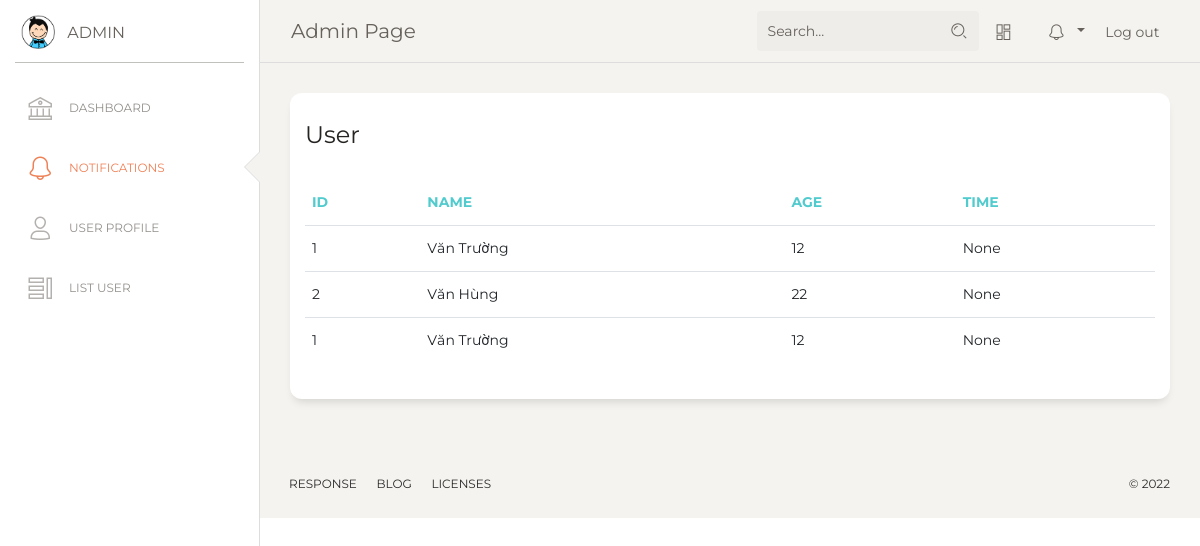
The app's page /home/notification (signed in), older data.
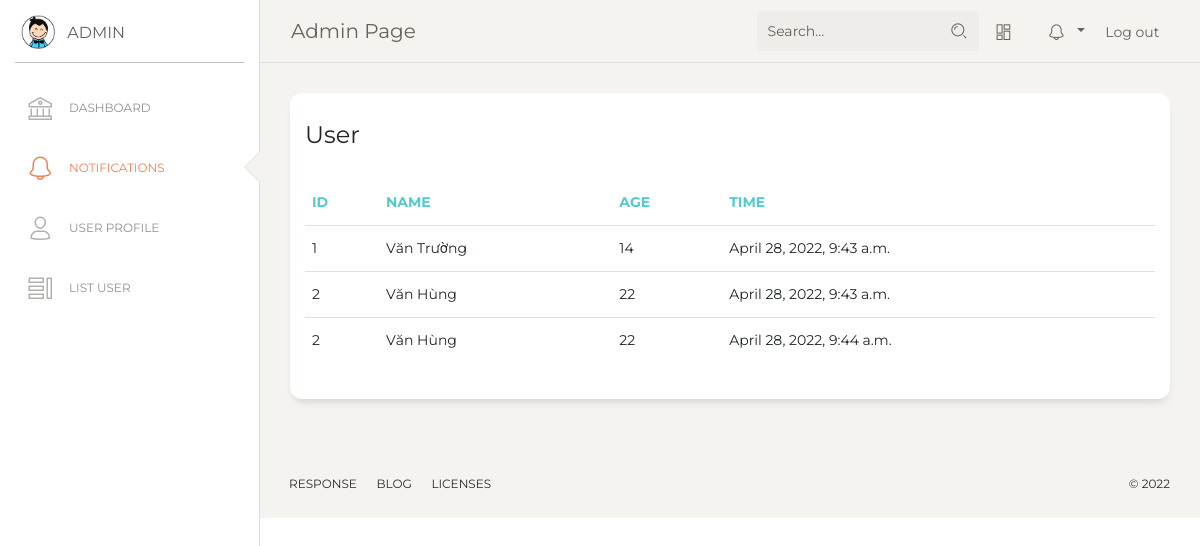
The same page, newer data.
### home/models.py (models this page shows)
class People(models.Model):
    ID = models.IntegerField(primary_key=True, null=False, default=0)
    Name = models.CharField(max_length=100,null=True)
    Age = models.IntegerField(null=True)
    Gender = models.IntegerField(null=True)
    RFID = models.CharField(max_length=15,null=True)
    RoleID = models.IntegerField(null=True)

class TimeRecord(models.Model):
    people = models.ForeignKey(People, on_delete=models.CASCADE)
    time = models.DateTimeField(null=False,default=datetime.datetime.now())

### home/views.py (the view)
# urls.py: path('home/notification', views.listNotification, name='notification')
def listNotification(request):
    if(request.session['role_id']):
        timerecord = TimeRecord.objects.all()
    else:
        timerecord = TimeRecord.objects.filter(people_id= request.session['people_id'])
    list =[]
    for i in timerecord:
        p = People.objects.get(pk=i.people_id)
        list.append({'ID':p.ID,"Name":p.Name,"Age":p.Age,"Time":i.time})
        print(i.time)
    return render(request, 'notification/notification.html', {"people": list})

### templates/notification/notification.html
{% extends 'home/base.html'%}
{% load static%}
 {% block sidebarblock%}
 <div class="sidebar-wrapper">
       <ul class="nav">
          <li>
            <a href="./dashboard">
              <i class="nc-icon nc-bank"></i>
              <p>Dashboard</p>
            </a>
          </li>
          <li class="active">
            <a href="{% url 'home:notification' %}">
              <i class="nc-icon nc-bell-55"></i>
              <p>Notifications</p>
            </a>
          </li>
          <li >
            <a href="{% url 'home:detail' request.session.people_id %}">
              <i class="nc-icon nc-single-02"></i>
              <p>User Profile</p>
            </a>
          </li>
          {% if request.session.role_id == 1 %}
          <li >
            <a href="{% url 'home:tablelist' %}">
              <i class="nc-icon nc-tile-56"></i>
              <p>List User </p>
            </a>
          </li>
          {% endif%}
        </ul>
      </div>
          {% endblock %}
{% block contentblock%}
<div class="content">
        <div class="row">
          <div class="col-md-12">
            <div class="card">
              <div class="card-header">
                <h4 class="card-title">User</h4>
              </div>
              <div class="card-body">
                <div class="table-responsive">
                  <table class="table">
                    <thead class=" text-primary">
                      <th>
                        ID
                      </th>
                      <th>
                        Name
                      </th>
                      <th>
                        Age
                      </th>
                      <th >
                        Time
                      </th>
                    </thead>
                    <tbody>
                    {% for item in people%}
                      <tr>
                        <td>
                          {{item.ID}}
                        </td>
                        <td>
                          {{item.Name}}
                        </td>
                        <td>
                          {{item.Age}}
                        </td>
                        <td>
                          {{item.Time}}
                        </td>
                      </tr>
                    {% endfor%}
                    </tbody>
                  </table>
                </div>
              </div>
            </div>
          </div>
        </div>
      </div>
    {% endblock %}

Row changes from the older to the newer data that the page shows:
added TimeRecord: Time "April 28, 2022, 9:43 a.m."
added TimeRecord: Time "April 28, 2022, 9:43 a.m."
added TimeRecord: Time "April 28, 2022, 9:44 a.m."
Text that changed along with them:
new list line: "1 14"
new list line: "Văn Trường"
new list line: "2 22"
new list line: "Văn Hùng"
list line gone: "1 12 None"
list line gone: "Văn Trường"
list line gone: "2 22 None"
list line gone: "Văn Hùng"
